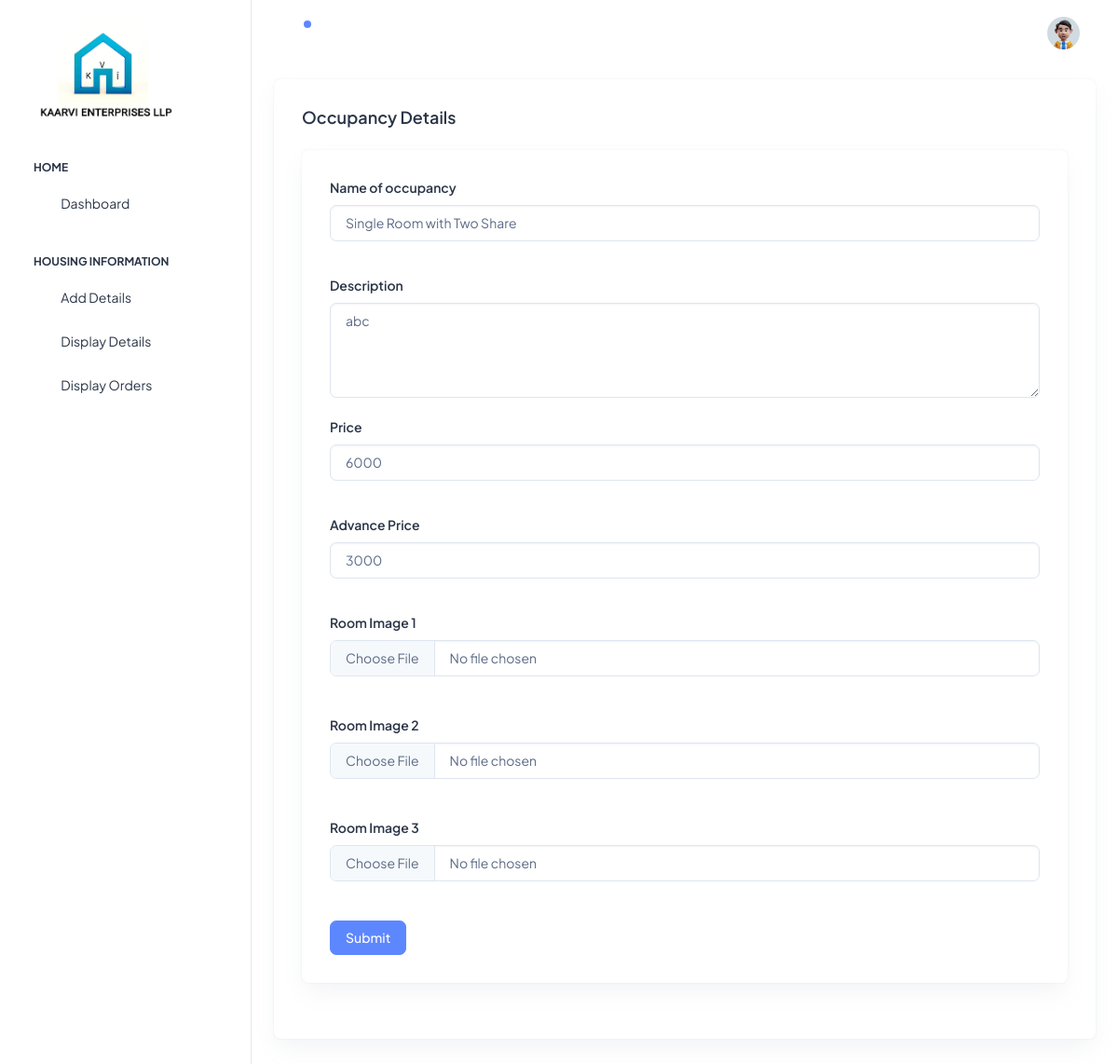
The app's page /Backend/editdetails/9/ with its own data.
### Backend/models.py (models this page shows)
class DetailsDB(models.Model):
    name = models.CharField(max_length=100, null=True, blank=True)
    description = models.CharField(max_length=500, null=True, blank=True)
    price = models.IntegerField(null=True, blank=True)
    advprice = models.IntegerField(null=True, blank=True)
    roomimage1 = models.ImageField(upload_to="Room_images", null=True, blank=True)
    roomimage2 = models.ImageField(upload_to="Room_images", null=True, blank=True)
    roomimage3 = models.ImageField(upload_to="Room_images", null=True, blank=True)

### Backend/views.py (the view)
# urls.py: path('editdetails/<int:Did>/', views.editdetails, name="editdetails"),
def editdetails(req, Did):
    data = DetailsDB.objects.get(id=Did)
    return render(req, "editdetails.html", {'data': data})

### Backend/templates/editdetails.html (shortened to what this page needs)
<!DOCTYPE html>
<html lang="en">
{% extends 'index.html' %}
{% block content %}
<head>
</head>
<body>
<div class="card">
            <div class="card-body">
              <h5 class="card-title fw-semibold mb-4">Occupancy Details</h5>
              <div class="card">
                <div class="card-body">
                  <form method="post" action="{% url 'updatedetails' Uid=data.id %}">
                    <div class="mb-3">
                      <label for="exampleInputEmail1" class="form-label">Name of occupancy </label>
                      <input type="text" class="form-control" id="exampleInputEmail1" placeholder="Name"  aria-describedby="emailHelp" required name="name" value="{{data.name}}">
                    </div><br>
                     <div class="form-group">
                      <label for="exampleInputEmail1" class="form-label"> Description </label>
                      <textarea  class="form-control" id="exampleTextarea1" rows="4" placeholder="Description" required name="description">{{data.description}}</textarea>
                    </div><br>
                    <div class="mb-3">
                      <label for="exampleInputPassword1" class="form-label">Price</label>
                      <input type="number" class="form-control" id="exampleInputPassword1" placeholder="Price" name="price" required  value="{{data.price}}">
                    </div><br>
                    <div class="mb-3">
                      <label for="exampleInputPassword1" class="form-label">Advance Price</label>
                      <input type="number" class="form-control" id="exampleInputPsword1" name="advprice"  placeholder="Adv Price" required value="{{data.advprice}}">
                    </div><br>
                    <div class="form-group">
                       <label for="exampleInputPassword1" class="form-label">Room Image 1</label>
                      <input type="file" class="form-control" placeholder=" Image" name="roomimage1" required value="{{data.roomimage1}}">
                    </div><br><br>
                    <div class="form-group">
                       <label for="exampleInputPassword1" class="form-label">Room Image 2</label>
                      <input type="file" class="form-control" placeholder=" Image" name="roomimage2" required value="{{data.roomimage2}}">
                    </div><br><br>
                    <div class="form-group">
                       <label for="exampleInputPassword1" class="form-label">Room Image 3</label>
                      <input type="file" class="form-control" placeholder=" Image" name="roomimage3" required value="{{data.roomimage3}}">
                    </div><br><br>
                    <button type="submit" class="btn btn-primary">Submit</button>
                  </form>
                </div>
              </div>
            </div>
          </div>
</body>
</html>
{% endblock %}

### records on screen
DetailsDB: name "Single Room with Two Share", description "abc", price "6000", advprice "3000"
